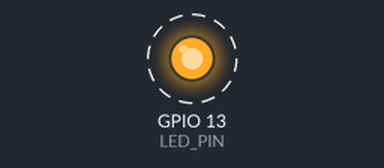
Simulated run of this sketch. Board: ESP32. Shown: output pins drawn as LEDs (lit = HIGH). Dashed ring = blinking. Storage starts empty; what the sketch prints to the serial monitor is not drawn.

Above: at 1.5 s.
Timing chart, 0 to 4.8 s (numbered marks = the images above):
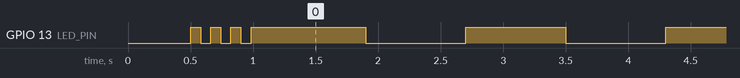

The sketch:

04_spiffs_write.ino
```cpp
// =============================================================================
// 04_spiffs_write — SPIFFS Write Test
// ESP32 Flash Manager test sketches
// =============================================================================
//
// PURPOSE
// -------
// Formats the SPIFFS partition, writes three test files to it, then reads them
// back and verifies the contents. Used to put known data into SPIFFS so it can
// be backed up, erased, and restored using ESP32 Flash Manager.
//
// Use this sketch to:
//   - Put known, verifiable data into the SPIFFS region (0x210000)
//   - Then use the app to Read/Backup the SPIFFS region
//   - Erase SPIFFS using the app and flash 05_spiffs_verify to confirm erasure
//   - Restore the SPIFFS backup using the app and flash 05_spiffs_verify to
//     confirm the files came back
//
// ARDUINO IDE SETTINGS
// --------------------
//   Board:            ESP32 Dev Module
//   Flash Size:       16MB (128Mb)
//   Partition Scheme: Custom
//   Upload Speed:     921600
//   Serial Monitor:   115200 baud
//
// LED BEHAVIOUR
// -------------
//   3 rapid flashes on boot — sketch started
//   Solid on during write operations
//   Slow blink after complete — all tests passed
//   Fast blink after complete — one or more tests failed
//
// =============================================================================

#include "SPIFFS.h"

#define LED_PIN 13
#define BAUD_RATE 115200

bool allPassed = true;

void flashLED(int count, int onMs, int offMs) {
  for (int i = 0; i < count; i++) {
    digitalWrite(LED_PIN, HIGH);
    delay(onMs);
    digitalWrite(LED_PIN, LOW);
    delay(offMs);
  }
}

bool writeAndVerify(const char* path, const char* content) {
  File f = SPIFFS.open(path, FILE_WRITE);
  if (!f) {
    Serial.printf("  FAIL: Could not open %s for write\n", path);
    return false;
  }
  f.print(content);
  f.close();

  f = SPIFFS.open(path, FILE_READ);
  if (!f) {
    Serial.printf("  FAIL: Could not open %s for read\n", path);
    return false;
  }
  String readBack = f.readString();
  f.close();

  if (readBack == String(content)) {
    Serial.printf("  PASS: %s\n", path);
    return true;
  } else {
    Serial.printf("  FAIL: %s — content mismatch\n", path);
    Serial.printf("    Expected: %s\n", content);
    Serial.printf("    Got:      %s\n", readBack.c_str());
    return false;
  }
}

void setup() {
  pinMode(LED_PIN, OUTPUT);
  Serial.begin(BAUD_RATE);
  delay(500);
  flashLED(3, 80, 80);

  Serial.println();
  Serial.println("==============================");
  Serial.println("  SPIFFS Write Test v1.0");
  Serial.println("  ESP32 Flash Manager Test");
  Serial.println("==============================");
  Serial.println();

  // Format SPIFFS
  Serial.println("  Formatting SPIFFS...");
  digitalWrite(LED_PIN, HIGH);
  if (!SPIFFS.format()) {
    Serial.println("  FAIL: SPIFFS format failed.");
    allPassed = false;
  } else {
    Serial.println("  OK: SPIFFS formatted.");
  }

  // Mount
  if (!SPIFFS.begin(false)) {
    Serial.println("  FAIL: SPIFFS mount failed.");
    allPassed = false;
  } else {
    Serial.println("  OK: SPIFFS mounted.");
  }

  Serial.println();
  Serial.println("--- Writing test files ---");

  allPassed &= writeAndVerify(
    "/test_a.txt",
    "ESP32 Flash Manager SPIFFS test file A. "
    "This file was written by 04_spiffs_write. "
    "If you can read this after a restore, the restore worked."
  );

  allPassed &= writeAndVerify(
    "/test_b.txt",
    "ESP32 Flash Manager SPIFFS test file B. "
    "Second file for multi-file verification."
  );

  allPassed &= writeAndVerify(
    "/info.txt",
    "SPIFFS region: 0x210000\n"
    "Written by: 04_spiffs_write v1.0\n"
    "Purpose: ESP32 Flash Manager backup/restore testing\n"
  );

  Serial.println();
  Serial.println("--- SPIFFS Summary ---");
  Serial.printf("  Total:     %d bytes\n", SPIFFS.totalBytes());
  Serial.printf("  Used:      %d bytes\n", SPIFFS.usedBytes());
  Serial.printf("  Free:      %d bytes\n", SPIFFS.totalBytes() - SPIFFS.usedBytes());
  Serial.println();

  if (allPassed) {
    Serial.println("  ALL TESTS PASSED.");
    Serial.println("  You can now use ESP32 Flash Manager to:");
    Serial.println("  1. Read/Backup the SPIFFS region (0x210000)");
    Serial.println("  2. Erase the SPIFFS region");
    Serial.println("  3. Flash 05_spiffs_verify to confirm erasure");
    Serial.println("  4. Restore the SPIFFS backup");
    Serial.println("  5. Flash 05_spiffs_verify to confirm restore");
  } else {
    Serial.println("  ONE OR MORE TESTS FAILED.");
  }

  Serial.println("==============================");
  digitalWrite(LED_PIN, LOW);
}

void loop() {
  if (allPassed) {
    // Slow blink = all good
    digitalWrite(LED_PIN, HIGH); delay(800);
    digitalWrite(LED_PIN, LOW);  delay(800);
  } else {
    // Fast blink = something failed
    digitalWrite(LED_PIN, HIGH); delay(100);
    digitalWrite(LED_PIN, LOW);  delay(100);
  }
}
```
